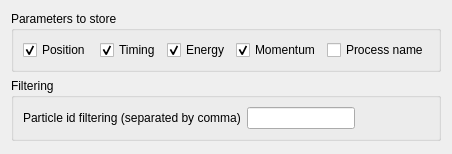
            <widget class="QWidget" name="page_6">
             <property name="geometry">
              <rect>
               <x>0</x>
               <y>0</y>
               <width>395</width>
               <height>154</height>
              </rect>
             </property>
             <attribute name="label">
              <string>Output parameters</string>
             </attribute>
             <layout class="QVBoxLayout" name="verticalLayout_9">
              <item>
               <widget class="QGroupBox" name="groupBox_11">
                <property name="title">
                 <string>Parameters to store</string>
                </property>
                <layout class="QHBoxLayout" name="horizontalLayout_14">
                 <item>
                  <widget class="QCheckBox" name="recordPosition">
                   <property name="text">
                    <string>Position </string>
                   </property>
                   <property name="checked">
                    <bool>true</bool>
                   </property>
                  </widget>
                 </item>
                 <item>
                  <widget class="QCheckBox" name="recordTiming">
                   <property name="text">
                    <string>Timing</string>
                   </property>
                   <property name="checked">
                    <bool>true</bool>
                   </property>
                  </widget>
                 </item>
                 <item>
                  <widget class="QCheckBox" name="recordEnergy">
                   <property name="text">
                    <string>Energy</string>
                   </property>
                   <property name="checked">
                    <bool>true</bool>
                   </property>
                  </widget>
                 </item>
                 <item>
                  <widget class="QCheckBox" name="recordMomentum">
                   <property name="text">
                    <string>Momentum</string>
                   </property>
                   <property name="checked">
                    <bool>true</bool>
                   </property>
                  </widget>
                 </item>
                 <item>
                  <widget class="QCheckBox" name="recordProcessName">
                   <property name="text">
                    <string>Process name</string>
                   </property>
                  </widget>
                 </item>
                 <item>
                  <spacer name="horizontalSpacer_4">
                   <property name="orientation">
                    <enum>Qt::Horizontal</enum>
                   </property>
                   <property name="sizeHint" stdset="0">
                    <size>
                     <width>40</width>
                     <height>20</height>
                    </size>
                   </property>
                  </spacer>
                 </item>
                </layout>
               </widget>
              </item>
              <item>
               <widget class="QGroupBox" name="groupBox_7">
                <property name="title">
                 <string>Filtering</string>
                </property>
                <layout class="QHBoxLayout" name="horizontalLayout_10">
                 <item>
                  <widget class="QLabel" name="label_2">
                   <property name="text">
                    <string>Particle id filtering (separated by comma)</string>
                   </property>
                  </widget>
                 </item>
                 <item>
                  <widget class="QLineEdit" name="filterParticleIds">
                   <property name="sizePolicy">
                    <sizepolicy hsizetype="Minimum" vsizetype="Fixed">
                     <horstretch>0</horstretch>
                     <verstretch>0</verstretch>
                    </sizepolicy>
                   </property>
                  </widget>
                 </item>
                 <item>
                  <spacer name="horizontalSpacer_5">
                   <property name="orientation">
                    <enum>Qt::Horizontal</enum>
                   </property>
                   <property name="sizeHint" stdset="0">
                    <size>
                     <width>40</width>
                     <height>20</height>
                    </size>
                   </property>
                  </spacer>
                 </item>
                </layout>
               </widget>
              </item>
              <item>
               <spacer name="verticalSpacer">
                <property name="orientation">
                 <enum>Qt::Vertical</enum>
                </property>
                <property name="sizeHint" stdset="0">
                 <size>
                  <width>20</width>
                  <height>40</height>
                 </size>
                </property>
               </spacer>
              </item>
             </layout>
            </widget>
